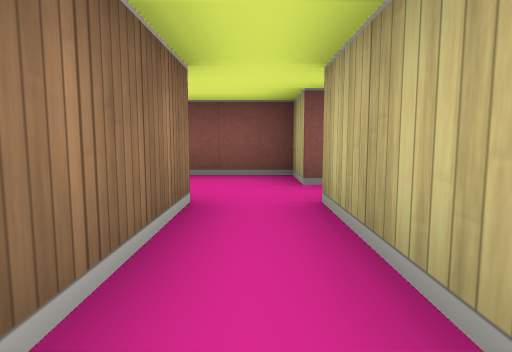
View 1 (above)

22 first-person views from a walk through a cub3D ray-caster map. The camera is about half as high as the walls, tilts 6° down and sees 75° across. The floor is counted in squares. Each view is taken from the middle of a square. On the plan, view 1 faces up. The plan holds only what a view shows up to about 9 squares ahead; the rest is blank.

View 2
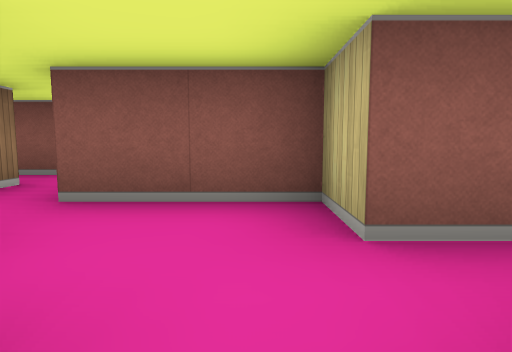

View 3
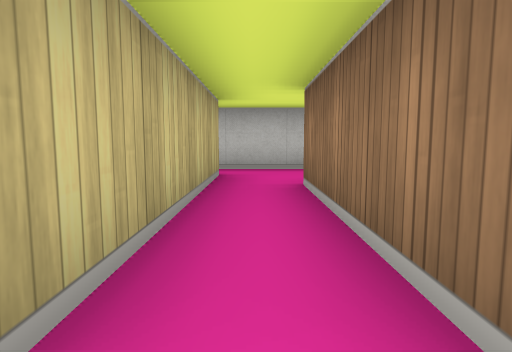

View 4
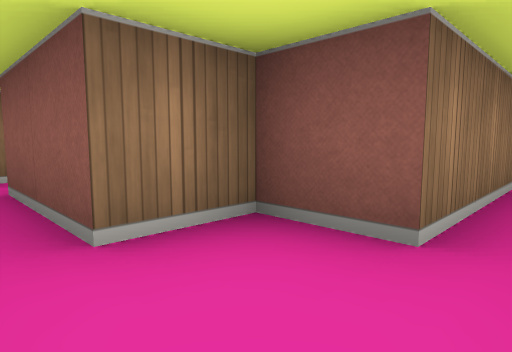

View 5
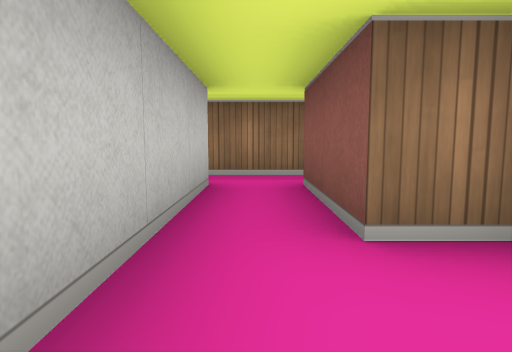

View 6
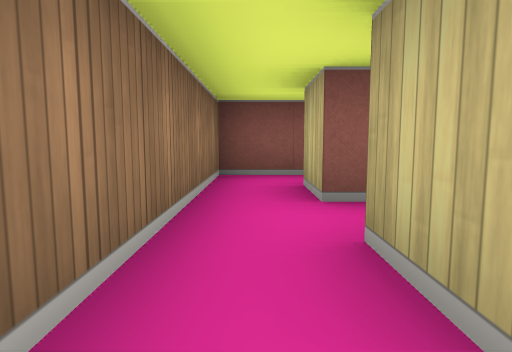

View 7
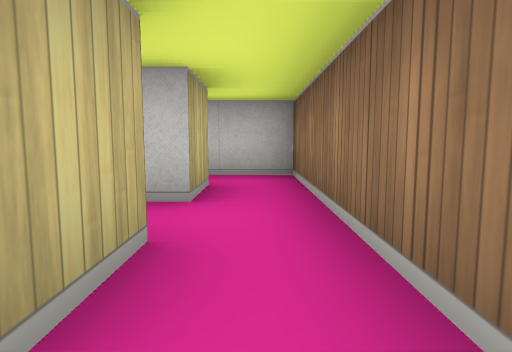

View 8
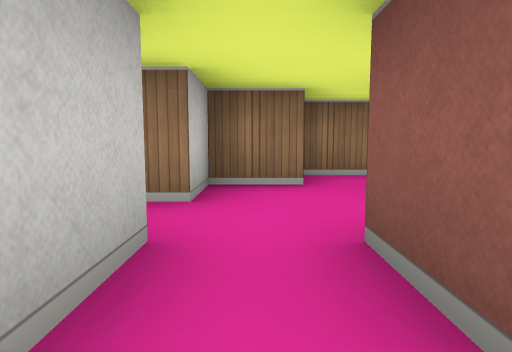

View 9
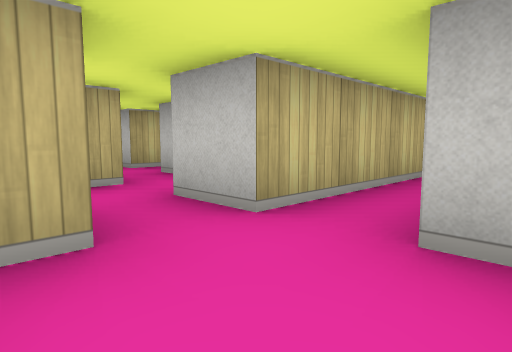

View 10
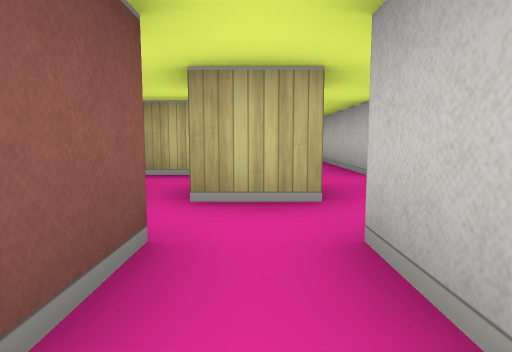

View 11
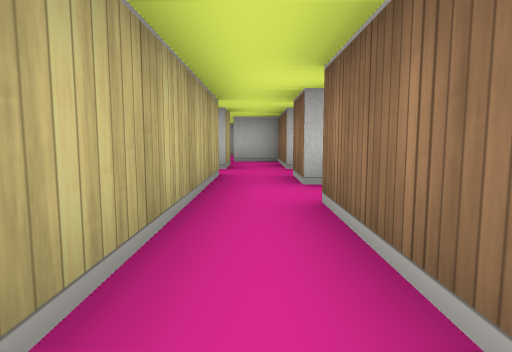

View 12
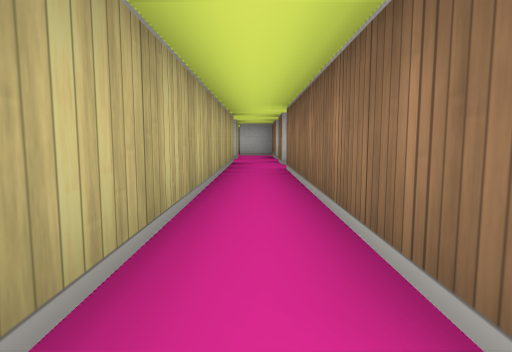

View 13
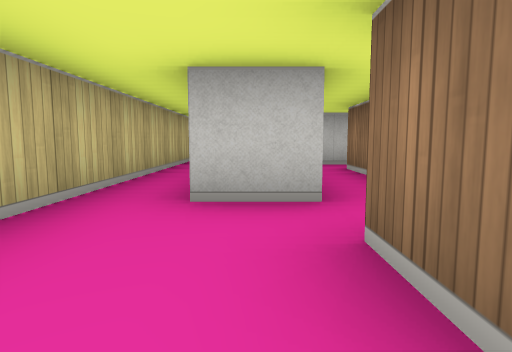

View 14
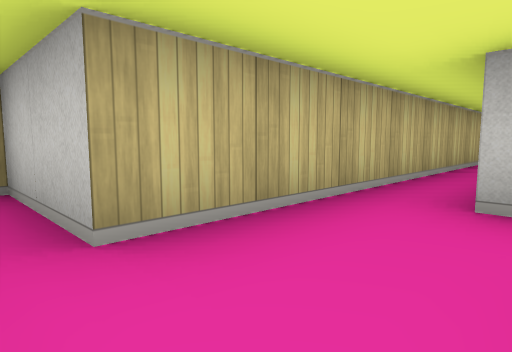

View 15
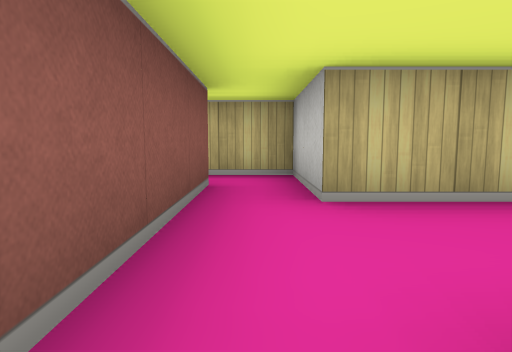

View 16
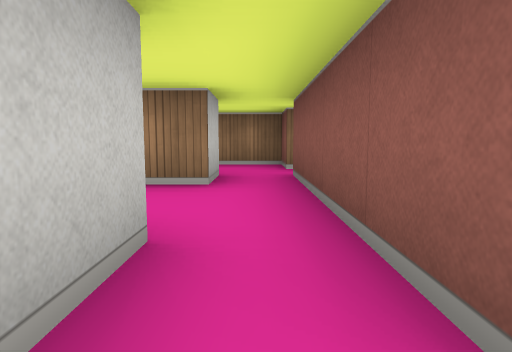

View 17
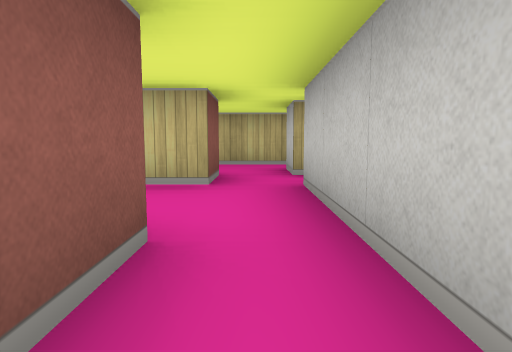

View 18
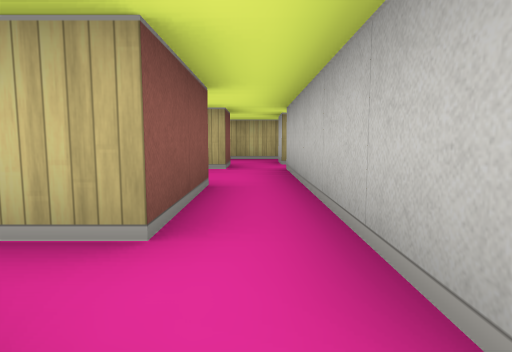

View 19
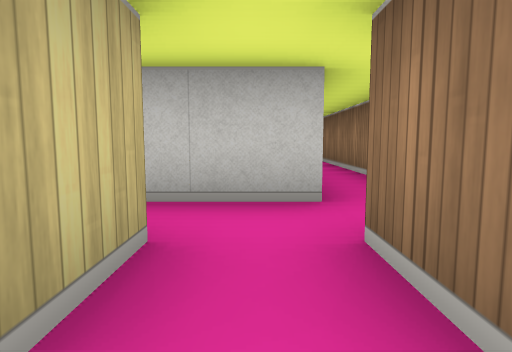

View 20
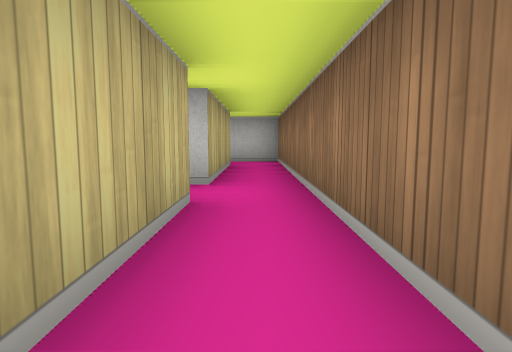

View 21
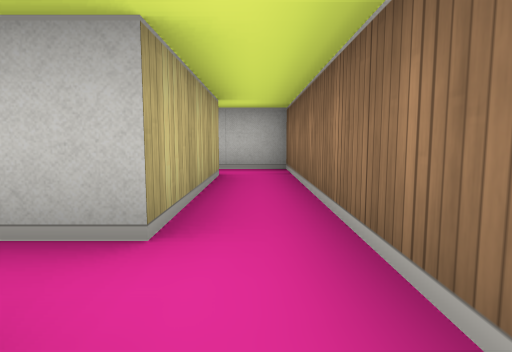

View 22
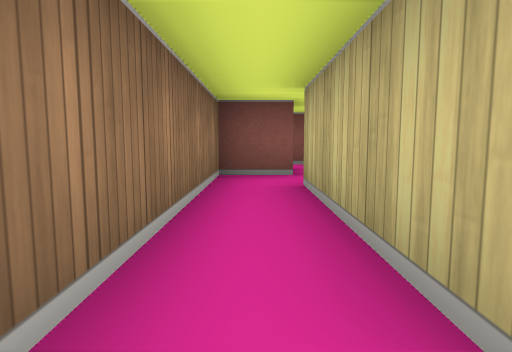

### Floor plan
Key: @ floor where view 1 was taken; # wall or solid block; . floor.
Columns run from 5 left of view 1 to 8 right of it. Each row starts with its distance up from view 1.
 13   # ##.####.#
 12   . #.......#
 11 ##.##..#..###
 10 #.........#
  9 #.#####.#.#
  8 #.#   #.#.#
  7 #.#   #.#.#
  6 #...  ..#.#
  5 #.#.#####.#
  4 #.#...#...#
  3 #.###...#.#
  2 #.. #.#......
  1 ### #.# #.####
  0 #.. #@# #.
 -1 #.###.# ##
 -2 #......
 -3 #.#####
 -4 #..
 -5 ###

Positions as (right, up) in squares from view 1, and headings:
1: (0, 0), facing up
2: (0, 2), facing up
3: (0, 3), facing down
4: (0, -2), facing up-left
5: (0, -2), facing left
6: (-4, -4), facing up
7: (-4, 0), facing down
8: (2, 3), facing left
9: (-1, 4), facing down-right
10: (0, 3), facing right
11: (4, 7), facing down
12: (4, 10), facing down
13: (3, 12), facing down
14: (3, 12), facing down-right
15: (2, 12), facing right
16: (6, 12), facing left
17: (-2, 10), facing right
18: (-4, 10), facing right
19: (-3, 12), facing down
20: (-4, 9), facing down
21: (-4, 7), facing down
22: (-4, 6), facing up
